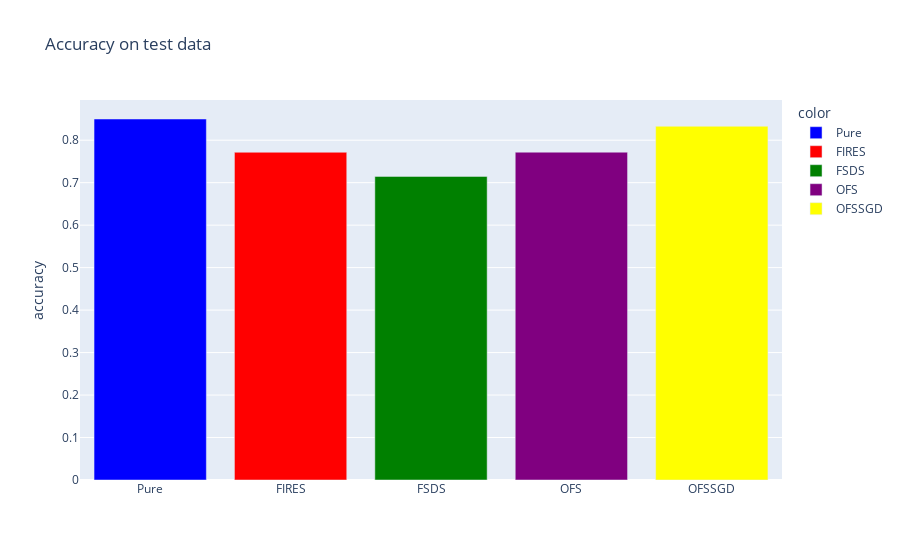

This figure's notebook cell:
### Code cell
# accuracy on test data
col_names = ["Pure","FIRES","FSDS", "OFS", "OFSSGD"]
values = [accuracy_no_ofs, accuracy_fires, accuracy_fsds, accuracy_ofs, accuracy_ofssgd]
fig = px.bar(x=col_names, y=values, title="Accuracy on test data", labels={"y":"accuracy", "x":""}, color=col_names, color_discrete_map={"Pure":"blue",'FIRES': 'red',
                                                   'FSDS': 'green', 'OFS': 'purple', "OFSSGD":"yellow"})
fig.show()

### Figure 1 — Plotly figure (JSON) as saved in the notebook; plotly's stock layout.template omitted (floating-point values rounded to 4 significant figures)
{"data": [{"alignmentgroup": "True", "hovertemplate": "color=Pure<br>=%{x}<br>accuracy=%{y}<extra></extra>", "legendgroup": "Pure", "marker": {"color": "blue"}, "name": "Pure", "offsetgroup": "Pure", "orientation": "v", "showlegend": true, "textposition": "auto", "type": "bar", "x": ["Pure"], "xaxis": "x", "y": [0.8499], "yaxis": "y"}, {"alignmentgroup": "True", "hovertemplate": "color=FIRES<br>=%{x}<br>accuracy=%{y}<extra></extra>", "legendgroup": "FIRES", "marker": {"color": "red"}, "name": "FIRES", "offsetgroup": "FIRES", "orientation": "v", "showlegend": true, "textposition": "auto", "type": "bar", "x": ["FIRES"], "xaxis": "x", "y": [0.7716], "yaxis": "y"}, {"alignmentgroup": "True", "hovertemplate": "color=FSDS<br>=%{x}<br>accuracy=%{y}<extra></extra>", "legendgroup": "FSDS", "marker": {"color": "green"}, "name": "FSDS", "offsetgroup": "FSDS", "orientation": "v", "showlegend": true, "textposition": "auto", "type": "bar", "x": ["FSDS"], "xaxis": "x", "y": [0.7148], "yaxis": "y"}, {"alignmentgroup": "True", "hovertemplate": "color=OFS<br>=%{x}<br>accuracy=%{y}<extra></extra>", "legendgroup": "OFS", "marker": {"color": "purple"}, "name": "OFS", "offsetgroup": "OFS", "orientation": "v", "showlegend": true, "textposition": "auto", "type": "bar", "x": ["OFS"], "xaxis": "x", "y": [0.7718], "yaxis": "y"}, {"alignmentgroup": "True", "hovertemplate": "color=OFSSGD<br>=%{x}<br>accuracy=%{y}<extra></extra>", "legendgroup": "OFSSGD", "marker": {"color": "yellow"}, "name": "OFSSGD", "offsetgroup": "OFSSGD", "orientation": "v", "showlegend": true, "textposition": "auto", "type": "bar", "x": ["OFSSGD"], "xaxis": "x", "y": [0.8328], "yaxis": "y"}], "layout": {"barmode": "relative", "legend": {"title": {"text": "color"}, "tracegroupgap": 0}, "title": {"text": "Accuracy on test data"}, "xaxis": {"anchor": "y", "domain": [0, 1], "title": {"text": ""}}, "yaxis": {"anchor": "x", "domain": [0, 1], "title": {"text": "accuracy"}}}}
